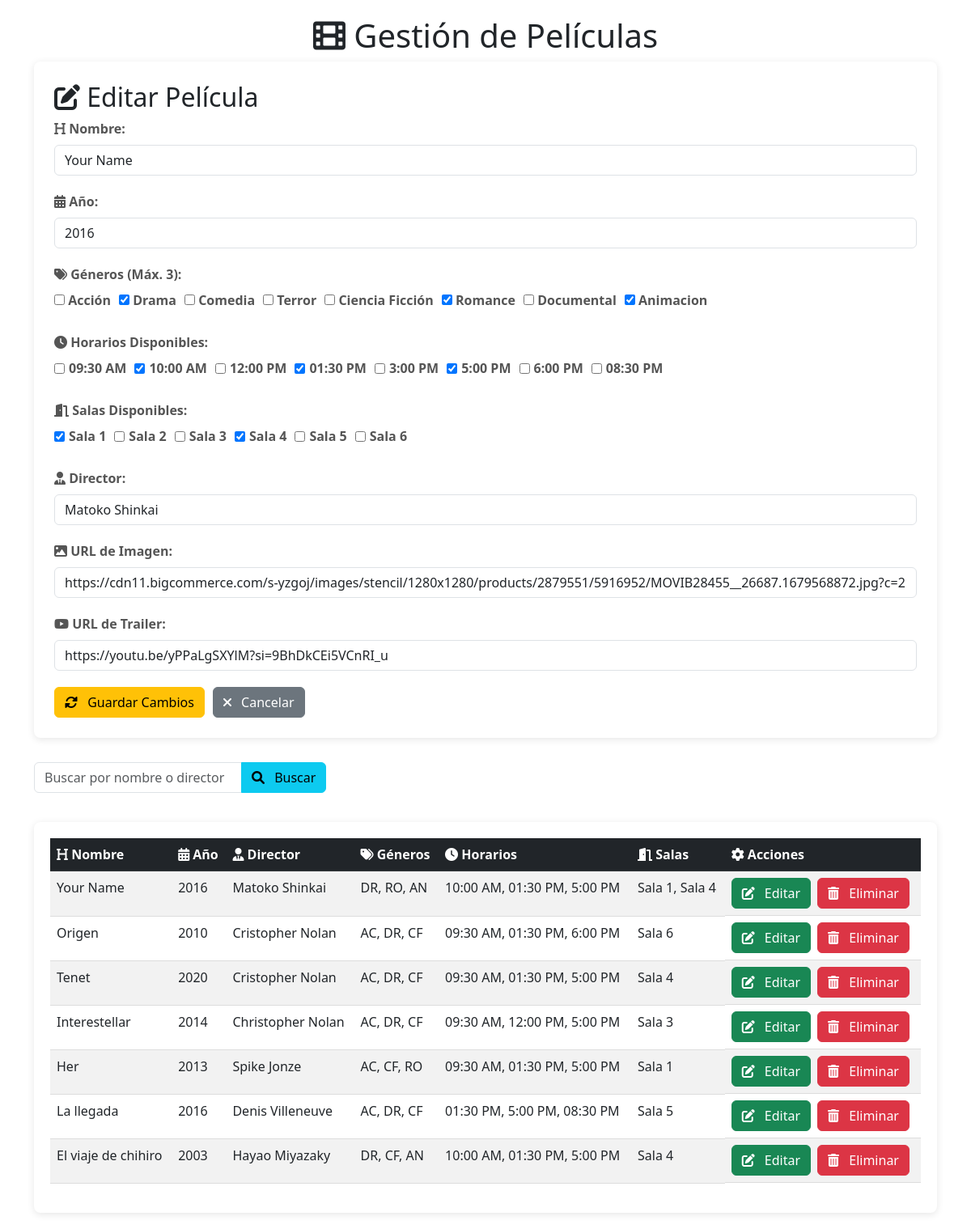
The app's page /peliculas/?editar=Your Name with its own data.
### myapp/models.py (models this page shows, shortened)
class Pelicula(models.Model):
    GENERO_CHOICES = [
        ('AC', 'Acción'),
        ('DR', 'Drama'),
        ('CO', 'Comedia'),
        ('TE', 'Terror'),
        ('CF', 'Ciencia Ficción'),
        ('RO', 'Romance'),
        ('DO', 'Documental'),
        ('AN', 'Animacion')
    ]
    HORARIOS_DISPONIBLES = [
        '09:30 AM',
        '10:00 AM',
        '12:00 PM',
        '01:30 PM',
        '3:00 PM',
        '5:00 PM',
        '6:00 PM',
        '08:30 PM'
    ]
    SALAS_DISPONIBLES = [
        'Sala 1',
        'Sala 2',
        'Sala 3',
        'Sala 4',
        'Sala 5',
        'Sala 6'
    ]
    nombre = models.CharField(max_length=255)
    anio = models.IntegerField()
    director = models.CharField(max_length=255)
    imagen_url = models.URLField()
    trailer_url = models.URLField()
    generos = models.CharField(max_length=255)
    horarios = models.CharField(max_length=255, blank=True, null=True)
    salas = models.CharField(max_length=255, blank=True, null=True)
    fecha_creacion = models.DateTimeField(auto_now_add=True)
    def get_generos_list(self):
        return self.generos.split(",") if self.generos else []
    def get_horarios_list(self):
        return [h.strip() for h in self.horarios.split(",")] if self.horarios else []
    def get_salas_list(self):
        return [s.strip() for s in self.salas.split(",")] if self.salas else []
    class Meta:
        db_table = 'peliculas'

### myapp/views.py (the view, shortened to what this page needs)
# urls.py: path('peliculas/', views.peliculas, name= 'peliculas'),
@csrf_exempt
def peliculas(request):
    peliculas_list = Pelicula.objects.all().order_by('-fecha_creacion')
    busqueda = request.GET.get('busqueda', '').strip()
    if busqueda:
        peliculas_list = peliculas_list.filter(
            Q(nombre__icontains=busqueda) |
            Q(director__icontains=busqueda)
        )
    generos_choices = dict(Pelicula.GENERO_CHOICES)
    horarios_disponibles = Pelicula.HORARIOS_DISPONIBLES
    salas_disponibles = Pelicula.SALAS_DISPONIBLES
    pelicula_editar = None
    if 'editar' in request.GET:
        nombre = request.GET.get('editar')
        try:
            pelicula_editar = Pelicula.objects.get(nombre=nombre)
        except Pelicula.DoesNotExist:
            messages.error(request, f'No se encontró la película "{nombre}" para editar')
    context = {
        'peliculas': peliculas_list,
        'GENERO_CHOICES_DICT': generos_choices,
        'HORARIOS_DISPONIBLES': horarios_disponibles,
        'SALAS_DISPONIBLES': salas_disponibles,
        'pelicula_editar': pelicula_editar,
        'busqueda': busqueda,
    }
    return render(request, 'peliculas.html', context)

### myapp/templates/peliculas.html (shortened to what this page needs)
{% load static %}
<!DOCTYPE html>
<html lang="es">
<head>
    <link rel="stylesheet" href="{% static 'styles/peliculas.css' %}">
    <link rel="stylesheet" href="https://cdnjs.cloudflare.com/ajax/libs/font-awesome/6.0.0/css/all.min.css">
    <link href="https://cdn.jsdelivr.net/npm/bootstrap@5.3.0/dist/css/bootstrap.min.css" rel="stylesheet">
</head>
<body>
    <div class="container">
        <h1><i class="fas fa-film"></i> Gestión de Películas</h1>
        <div class="form-container">
            <form method="POST" action="{% url 'peliculas' %}" class="ajax-form">
                {% if pelicula_editar %}
                <h2><i class="fas fa-edit"></i> Editar Película</h2>
                {% else %}
                <input type="hidden" name="accion" value="crear">
                <h2><i class="fas fa-plus-circle"></i> Nueva Película</h2>
                {% endif %}
                <div class="form-group">
                    <label for="nombre"><i class="fas fa-heading"></i> Nombre:</label>
                    <input type="text" id="nombre" name="nombre"
                           value="{{ pelicula_editar.nombre|default:'' }}" required class="form-control">
                </div>
                <div class="form-group">
                    <label for="anio"><i class="fas fa-calendar-alt"></i> Año:</label>
                    <input type="number" id="anio" name="anio" min="1900" max="2099"
                           value="{{ pelicula_editar.anio|default:'' }}" required class="form-control">
                </div>
                <div class="form-group">
                    <label><i class="fas fa-tags"></i> Géneros (Máx. 3):</label>
                    <div class="generos-container">
                     {% for genero_codigo, genero_nombre in GENERO_CHOICES_DICT.items %}
                        <label class="genero-checkbox">
                            <input type="checkbox" name="generos" value="{{ genero_codigo }}"
                                {% if pelicula_editar and genero_codigo in pelicula_editar.get_generos_list %}checked{% endif %}>
                            {{ genero_nombre }}
                        </label>
                    {% endfor %}
                    </div>
                </div>
                <div class="form-group">
                    <label><i class="fas fa-clock"></i> Horarios Disponibles:</label>
                    <div class="checkbox-container">
                    {% for horario in HORARIOS_DISPONIBLES %}
                    <label>
                        <input type="checkbox" name="horarios" value="{{ horario }}"
                            {% if pelicula_editar and horario in pelicula_editar.get_horarios_list %}checked{% endif %}>
                        {{ horario }}
                    </label>
                    {% endfor %}
                    </div>
                </div>
                <div class="form-group">
                    <label><i class="fas fa-door-open"></i> Salas Disponibles:</label>
                    <div class="checkbox-container">
                     {% for sala in SALAS_DISPONIBLES %}
                        <label>
                            <input type="checkbox" name="salas" value="{{ sala }}"
                                {% if pelicula_editar and sala in pelicula_editar.get_salas_list %}checked{% endif %}>
                            {{ sala }}
                        </label>
                        {% endfor %}
                    </div>
                </div>
                <div class="form-group">
                    <label for="director"><i class="fas fa-user-tie"></i> Director:</label>
                    <input type="text" id="director" name="director"
                           value="{{ pelicula_editar.director|default:'' }}" required class="form-control">
                </div>
                <div class="form-group">
                    <label for="imagen_url"><i class="fas fa-image"></i> URL de Imagen:</label>
                    <input type="url" id="imagen_url" name="imagen_url"
                           value="{{ pelicula_editar.imagen_url|default:'' }}" required class="form-control">
                </div>
                <div class="form-group">
                    <label for="trailer_url"><i class="fab fa-youtube"></i> URL de Trailer:</label>
                    <input type="url" id="trailer_url" name="trailer_url"
                           value="{{ pelicula_editar.trailer_url|default:'' }}" required class="form-control">
                </div>
                <div class="form-actions">
                    {% if pelicula_editar %}
                    <button type="submit" class="btn btn-warning">
                        <i class="fas fa-sync-alt"></i> Guardar Cambios
                    </button>
                    <a href="{% url 'peliculas' %}" class="btn btn-secondary">
                        <i class="fas fa-times"></i> Cancelar
                    </a>
                    {% else %}
                    <button type="submit" class="btn btn-primary">
                        <i class="fas fa-save"></i> Guardar
                    </button>
                    {% endif %}
                </div>
            </form>
        </div>
        <div class="search-container">
            <form method="GET" action="{% url 'peliculas' %}">
                <div class="input-group mb-3">
                    <input type="text" name="busqueda" value="{{ busqueda }}"
                           placeholder="Buscar por nombre o director" class="form-control">
                    <button type="submit" class="btn btn-info">
                        <i class="fas fa-search"></i> Buscar
                    </button>
                </div>
            </form>
        </div>
        <div class="table-responsive">
            <table class="movie-table table table-striped table-hover">
                <thead class="table-dark">
                    <tr>
                        <th><i class="fas fa-heading"></i> Nombre</th>
                        <th><i class="fas fa-calendar-alt"></i> Año</th>
                        <th><i class="fas fa-user-tie"></i> Director</th>
                        <th><i class="fas fa-tags"></i> Géneros</th>
                        <th><i class="fas fa-clock"></i> Horarios</th>
                        <th><i class="fas fa-door-open"></i> Salas</th>
                        <th><i class="fas fa-cog"></i> Acciones</th>
                    </tr>
                </thead>
                <tbody>
                    {% for pelicula in peliculas %}
                    <tr>
                        <td>{{ pelicula.nombre }}</td>
                        <td>{{ pelicula.anio }}</td>
                        <td>{{ pelicula.director }}</td>
                        <td>{{ pelicula.get_generos_list|join:", " }}</td>
                        <td>{{ pelicula.get_horarios_list|join:", " }}</td>
                        <td>{{ pelicula.get_salas_list|join:", " }}</td>
                            <td class="action-buttons">
                                <a href="{% url 'peliculas' %}?editar={{ pelicula.nombre|urlencode }}"
                                class="btn btn-success">
                                    <i class="fas fa-edit"></i> Editar
                                </a>
                                <form method="POST" action="{% url 'peliculas' %}" style="display: inline;">
                                    <button type="submit" class="btn btn-danger"
                                            onclick="return confirm('¿Estás seguro de eliminar esta película?');">
                                        <i class="fas fa-trash-alt"></i> Eliminar
                                    </button>
                                </form>
                            </td>
                    </tr>
                    {% empty %}
                    <tr>
                        <td colspan="7" class="text-center">No hay películas registradas</td>
                    </tr>
                    {% endfor %}
                </tbody>
            </table>
        </div>
    </div>
</body>
</html>

### myapp/static/styles/peliculas.css (style rules this page uses)
body { font-family: 'Arial', sans-serif; margin: 0; padding: 0; background-color: #f5f5f5; color: #333; line-height: 1.6; }
.container { max-width: 1200px; margin: 0 auto; padding: 20px; }
h1, h2 { color: #7b68ee; margin-bottom: 30px; }
h1 { text-align: center; }
.form-container { background-color: white; padding: 25px; border-radius: 8px; box-shadow: 0 2px 10px rgba(0, 0, 0, 0.1); margin-bottom: 30px; }
.form-group { margin-bottom: 20px; }
.form-group label { display: block; margin-bottom: 8px; font-weight: 600; color: #555; }
.form-control { width: 100%; padding: 10px; border: 1px solid #ddd; border-radius: 4px; font-size: 16px; transition: border-color 0.3s; }
.generos-container, .checkbox-container { display: flex; flex-wrap: wrap; gap: 10px; }
.genero-checkbox, .checkbox-container label { display: flex; align-items: center; gap: 5px; cursor: pointer; }
.btn { display: inline-flex; align-items: center; justify-content: center; padding: 10px 20px; border: none; border-radius: 4px; font-size: 16px; font-weight: 600; cursor: pointer; transition: all 0.3s; text-decoration: none; }
.btn i { margin-right: 8px; }
.btn-warning { background-color: #FF9800; color: white; }
.btn-secondary { background-color: #6c757d; color: white; }
.btn-info { background-color: #17a2b8; color: white; }
.form-actions { display: flex; gap: 10px; margin-top: 20px; }
.search-container { display: flex; gap: 10px; margin-bottom: 20px; }
.search-container .form-control { flex-grow: 1; }
.table-responsive { overflow-x: auto; background-color: white; border-radius: 8px; box-shadow: 0 2px 10px rgba(0, 0, 0, 0.1); padding: 20px; }
.movie-table { width: 100%; border-collapse: collapse; }
.movie-table th { background-color: #7b68ee; color: white; padding: 12px 15px; text-align: left; }
.movie-table td { padding: 12px 15px; border-bottom: 1px solid #ddd; }
.action-buttons { display: flex; gap: 8px; }

### records on screen
Pelicula: nombre "Your Name", anio "2016", generos "☑" "☑" "☑", horarios "☑" "☑" "☑", salas "☑" "☑", director "Matoko Shinkai", imagen_url "https://cdn11.bigcommerce.com/s-yzgoj/images/stencil/1280x1280/products/2879551/5916952/MOVIB28455__26687.1679568872.jpg?c=2", trailer_url "https://youtu.be/yPPaLgSXYlM?si=9BhDkCEi5VCnRI_u", get_generos_list "DR, RO, AN", get_horarios_list "10:00 AM, 01:30 PM, 5:00 PM", get_salas_list "Sala 1, Sala 4"
Pelicula: nombre "Origen", anio "2010", director "Cristopher Nolan", get_generos_list "AC, DR, CF", get_horarios_list "09:30 AM, 01:30 PM, 6:00 PM", get_salas_list "Sala 6"
Pelicula: nombre "Tenet", anio "2020", director "Cristopher Nolan", get_generos_list "AC, DR, CF", get_horarios_list "09:30 AM, 01:30 PM, 5:00 PM", get_salas_list "Sala 4"
Pelicula: nombre "Interestellar", anio "2014", director "Christopher Nolan", get_generos_list "AC, DR, CF", get_horarios_list "09:30 AM, 12:00 PM, 5:00 PM", get_salas_list "Sala 3"
Pelicula: nombre "Her", anio "2013", director "Spike Jonze", get_generos_list "AC, CF, RO", get_horarios_list "09:30 AM, 01:30 PM, 5:00 PM", get_salas_list "Sala 1"
Pelicula: nombre "La llegada", anio "2016", director "Denis Villeneuve", get_generos_list "AC, DR, CF", get_horarios_list "01:30 PM, 5:00 PM, 08:30 PM", get_salas_list "Sala 5"
Pelicula: nombre "El viaje de chihiro", anio "2003", director "Hayao Miyazaky", get_generos_list "DR, CF, AN", get_horarios_list "10:00 AM, 01:30 PM, 5:00 PM", get_salas_list "Sala 4"

### other values on screen
{{ genero_nombre }} "Acción" "Drama" "Comedia" "Terror" "Ciencia Ficción" "Romance" "Documental" "Animacion"
{{ horario }} "09:30 AM" "10:00 AM" "12:00 PM" "01:30 PM" "3:00 PM" "5:00 PM" "6:00 PM" "08:30 PM"
{{ sala }} "Sala 1" "Sala 2" "Sala 3" "Sala 4" "Sala 5" "Sala 6"
